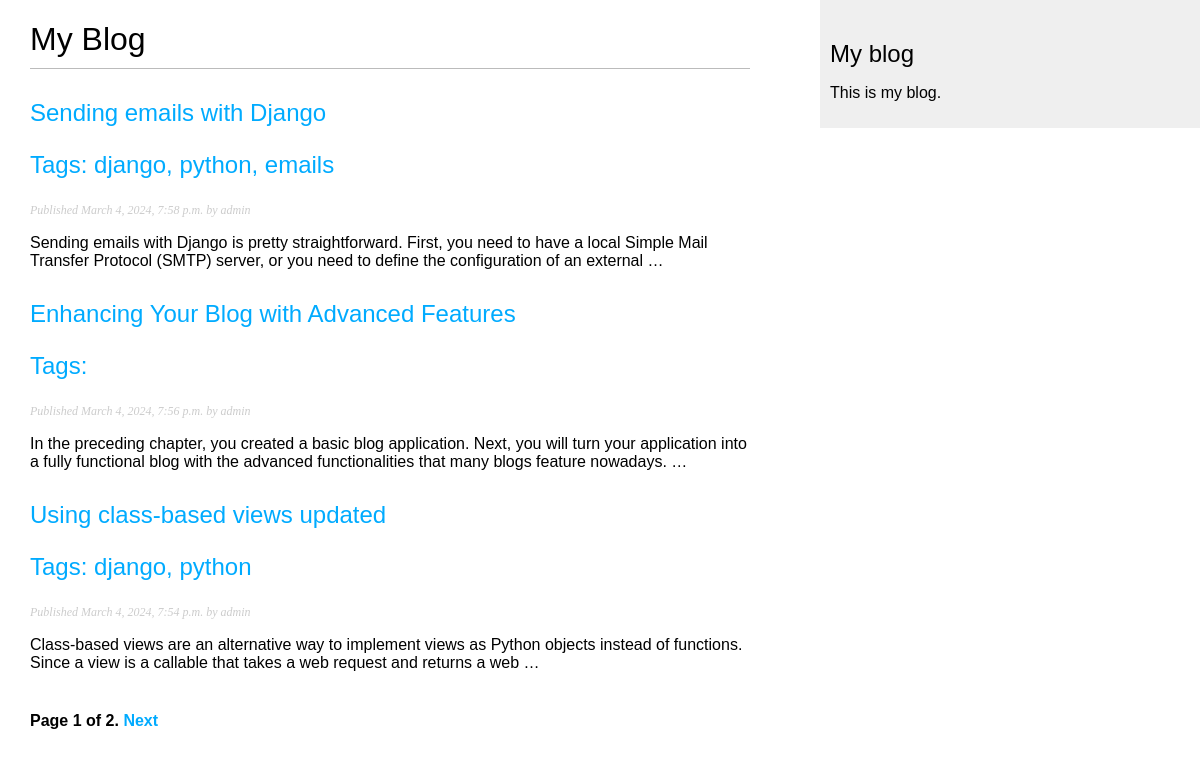
Screenshot of /blog/ with the database file from the repository.
### blog/models.py (models this page shows, shortened)
class Post(models.Model):
    STATUS_CHOICES = (
        ('draft','Draft'),
        ('published','Published'),
    )
    title = models.CharField(max_length=250)
    slug = models.SlugField(max_length=250,unique_for_date='publish')
    author = models.ForeignKey(User,on_delete=models.CASCADE,related_name='blog_posts')
    body = models.TextField()
    publish = models.DateTimeField(default=timezone.now)
    created = models.DateTimeField(auto_now_add=True)
    updated = models.DateTimeField(auto_now=True)
    tags = TaggableManager()
    status = models.CharField(max_length=10,
                              choices=STATUS_CHOICES,default='draft')
    objects = models.Manager()
    published = PublishedManager()
    class Meta:
        ordering=('-publish',)
    def get_absolute_url(self):
        return reverse('blog:post_detail',args=[self.publish.year,
                                                self.publish.month,
                                                self.publish.day,self.slug])

### blog/views.py (the view)
# urls.py: path('',views.PostListView.as_view(),name='post_list'),
class PostListView(ListView):
    queryset = Post.published.all()
    context_object_name = 'posts'
    paginate_by = 3
    template_name = 'blog/post/list.html'

### blog/templates/blog/post/list.html (shortened to what this page needs)
{% extends "blog/base.html" %}
{% block content %}
 <h1>My Blog</h1>
 {% for post in posts %}
 <h2>
 <a href="{{ post.get_absolute_url }}">
 {{ post.title }}
 <p class="tags">Tags: {{post.tags.all|join:", "}}</p>
 </a>
 </h2>
 <p class="date">
 Published {{ post.publish }} by {{ post.author }}
 </p>
 {{ post.body|truncatewords:30|linebreaks }}
 {% endfor %}
 {% include "pagination.html" with page=page_obj %}
{% endblock %}

### blog/templates/blog/base.html (shortened to what this page needs)
{% load static %}
<!DOCTYPE html>
<html>
<head>
 <link href="{% static "css/blog.css" %}" rel="stylesheet">
</head>
<body>
 <div id="content">
 {% block content %}
 {% endblock %}
 </div>
 <div id="sidebar">
 <h2>My blog</h2>
 <p>This is my blog.</p>
 </div>
</body>
</html>

### blog/templates/pagination.html (shortened to what this page needs)
<div class="pagination">
    <span class="step-links">
    <span class="current">
    Page {{ page.number }} of {{ page.paginator.num_pages }}.
    </span>
    {% if page.has_next %}
    <a href="?page={{ page.next_page_number }}">Next</a>
    {% endif %}
    </span>
   </div>

### blog/static/css/blog.css (style rules this page uses)
body { margin:0; padding:0; font-family:helvetica, sans-serif; }
a { color:#00abff; text-decoration:none; }
h1 { font-weight:normal; border-bottom:1px solid #bbb; padding:0 0 10px 0; }
h2 { font-weight:normal; margin:30px 0 0; }
#content { float:left; width:60%; padding:0 0 0 30px; }
#sidebar { float:right; width:30%; padding:10px; background:#efefef; height:100%; }
p.date { color:#ccc; font-family: georgia, serif; font-size: 12px; font-style: italic; }
.pagination { margin:40px 0; font-weight:bold; }

### rows the page displays
Post: title "Sending emails with Django", tags.all "django, python, emails", publish "March 4, 2024, 7:58 p.m.", author "admin", body "Sending emails with Django is pretty straightforward. First, you need to have a local Simple Mail Transfer Protocol (SMTP) server, or you need to define the configuration of an external …"
Post: title "Enhancing Your Blog with Advanced Features", publish "March 4, 2024, 7:56 p.m.", author "admin", body "In the preceding chapter, you created a basic blog application. Next, you will turn your application into a fully functional blog with the advanced functionalities that many blogs feature nowadays. …"
Post: title "Using class-based views updated", tags.all "django, python", publish "March 4, 2024, 7:54 p.m.", author "admin", body "Class-based views are an alternative way to implement views as Python objects instead of functions. Since a view is a callable that takes a web request and returns a web …"

### other values shown
{{ page.number }} "1"
{{ page.paginator.num_pages }} "2"
